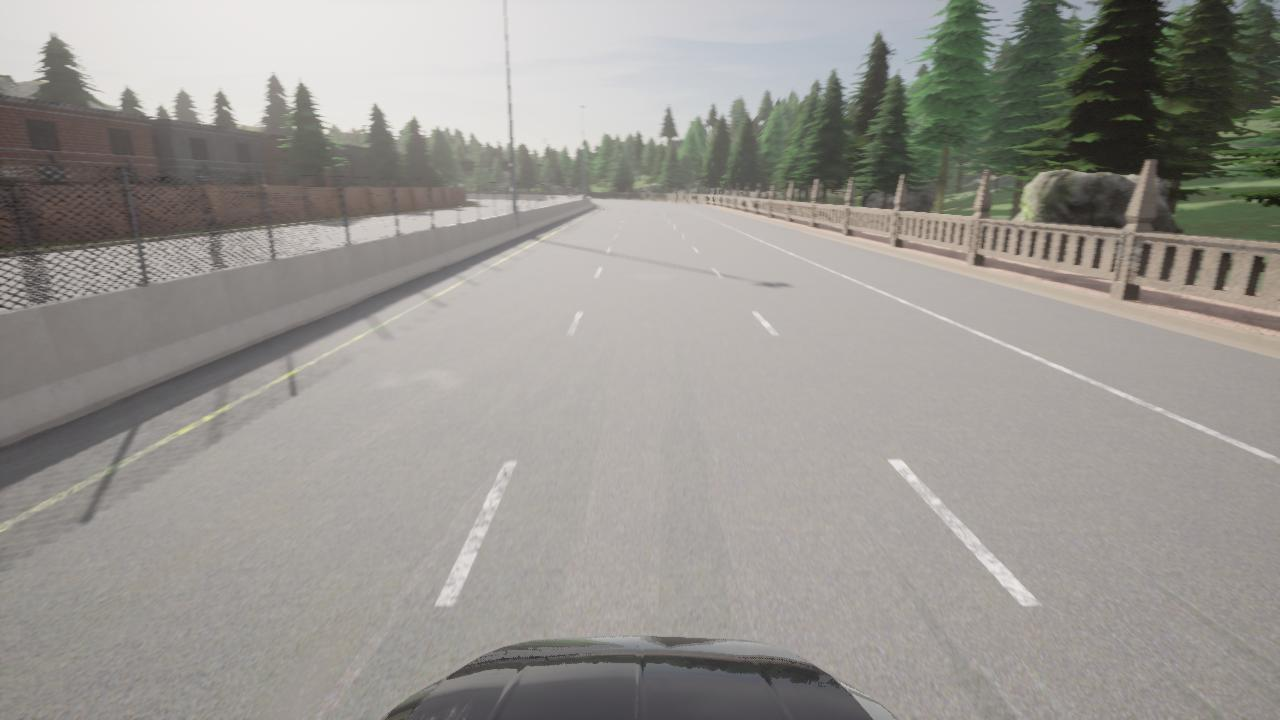
#> input picture Default/clips/keep_left/0/0001.jpg, 1280 x 720 px, found by its file name
$ python perspective_transform.py
#> lines starting #> are read from the running program, lines starting #| are printed output that depends on the picture
import cv2
import numpy as np
import os
img = cv2.imread(r"E:\dataset\carla\Town05_Opt\Default\clips\normal\9\0001.jpg")
#> img is the input picture: shape (720, 1280, 3); mean B, G, R 145.6, 150.4, 153.1
Y, X = img.shape[:2]
#> Y = 720; X = 1280
print(X, Y)
#| 1280 720
list_pst = []


def on_EVENT_LBUTTONDOWN(event, x, y, flags, param):
    list_xy = []
    if event == cv2.EVENT_LBUTTONDOWN:
        xy = "%d,%d" % (x, y)
        list_xy.append(x)
        list_xy.append(y)
        print(list_xy)
        cv2.circle(img, (x, y), 1, (255, 0, 0), thickness=-1)
        cv2.putText(img, xy, (x, y), cv2.FONT_HERSHEY_PLAIN,
                    1.0, (255, 255, 0), thickness=1)
        cv2.imshow("original_img", img)
        list_pst.append(list_xy)
        if (len(list_pst) == 4):
            # 原图中书本的四个角点(左上、右上、左下、右下),与变换后矩阵位置
            pts1 = np.float32(list_pst)
            pts2 = np.float32([[X / 2 - 100, 0], [X / 2 + 100, 0], [X / 2 - 100, Y], [X / 2 + 100, Y]])

            # 生成透视变换矩阵；进行透视变换
            M = cv2.getPerspectiveTransform(pts1, pts2)
            print(M)
            dst = cv2.warpPerspective(img, M, (X, Y))

            cv2.imshow("result", dst)


# [9 lines of commented-out code are left out]
img_paths=r'E:\dataset\carla\Town05_Opt\Default\clips\keep_left\0'
M = np.array([[-7.66999702e-01, -3.41318360e+00, 1.13166696e+03],
     [5.84161617e-15, -4.04335921e+00, 8.65278870e+02],
     [-3.80473646e-07, -5.33460665e-03, 1.00000000e+00]])
for i in os.listdir(img_paths):
    img_path=os.path.join(img_paths,i)
    img=cv2.imread(img_path)
    dst = cv2.warpPerspective(img, M, (X, Y))
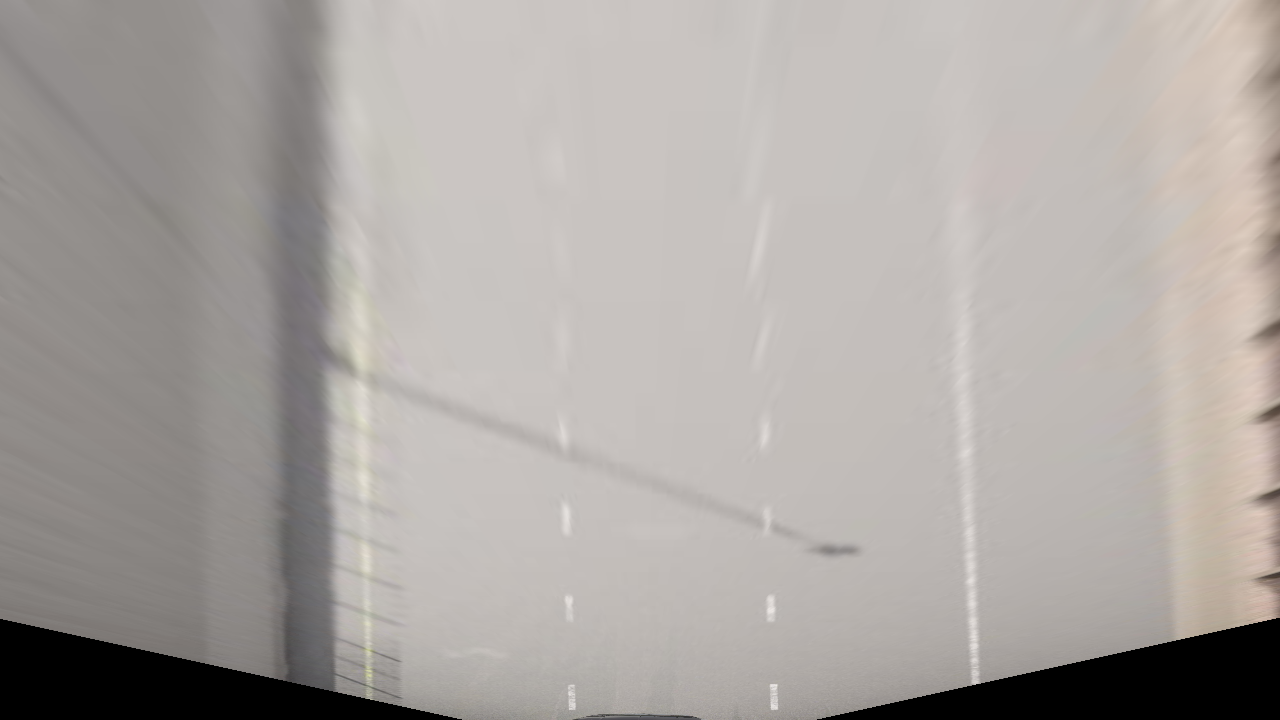
#> dst: shape (720, 1280, 3); mean B, G, R 162.4, 166, 171.1
    cv2.imshow("result"+i, dst)
    cv2.waitKey(1000)
    cv2.destroyAllWindows()
#> pass 2 of the loop `for i in os.listdir(img_paths):`:
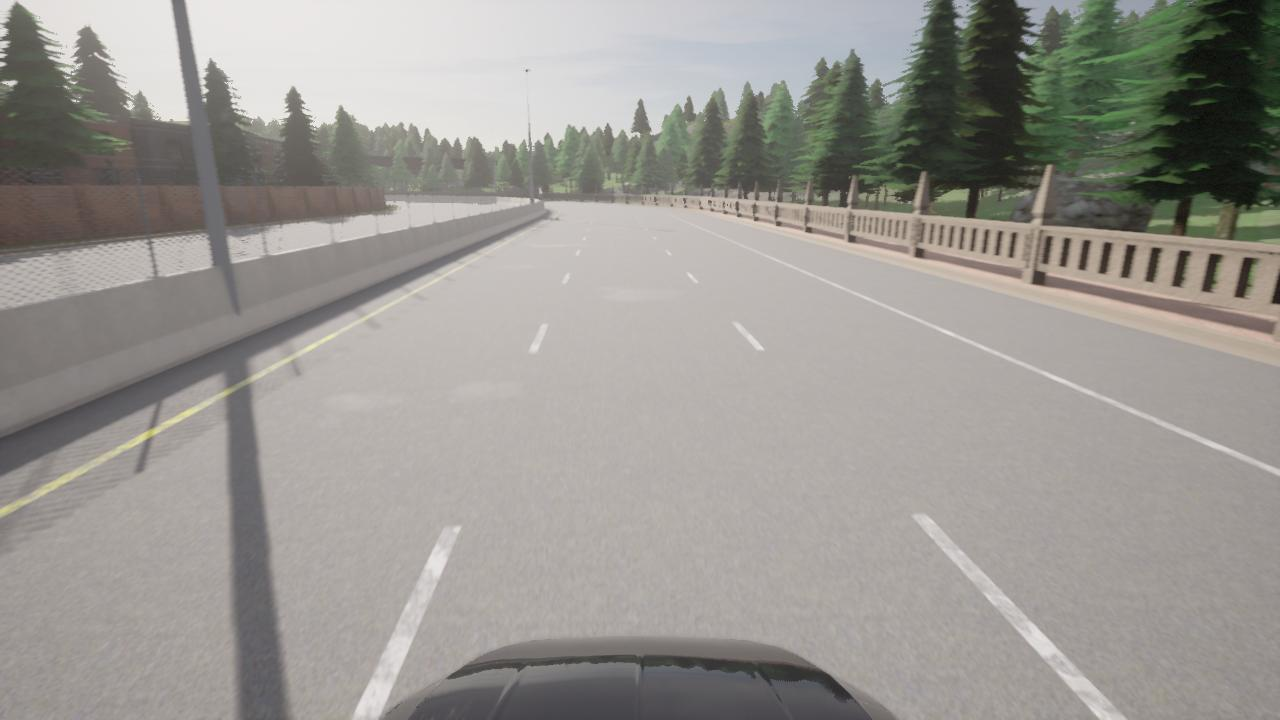
#> input picture Default/clips/keep_left/0/0024.jpg, 1280 x 720 px, found by its file name
#> img is the input picture: shape (720, 1280, 3); mean B, G, R 146, 151, 153.7
#> `dst = cv2.warpPerspective(img, M, (X, Y))`:
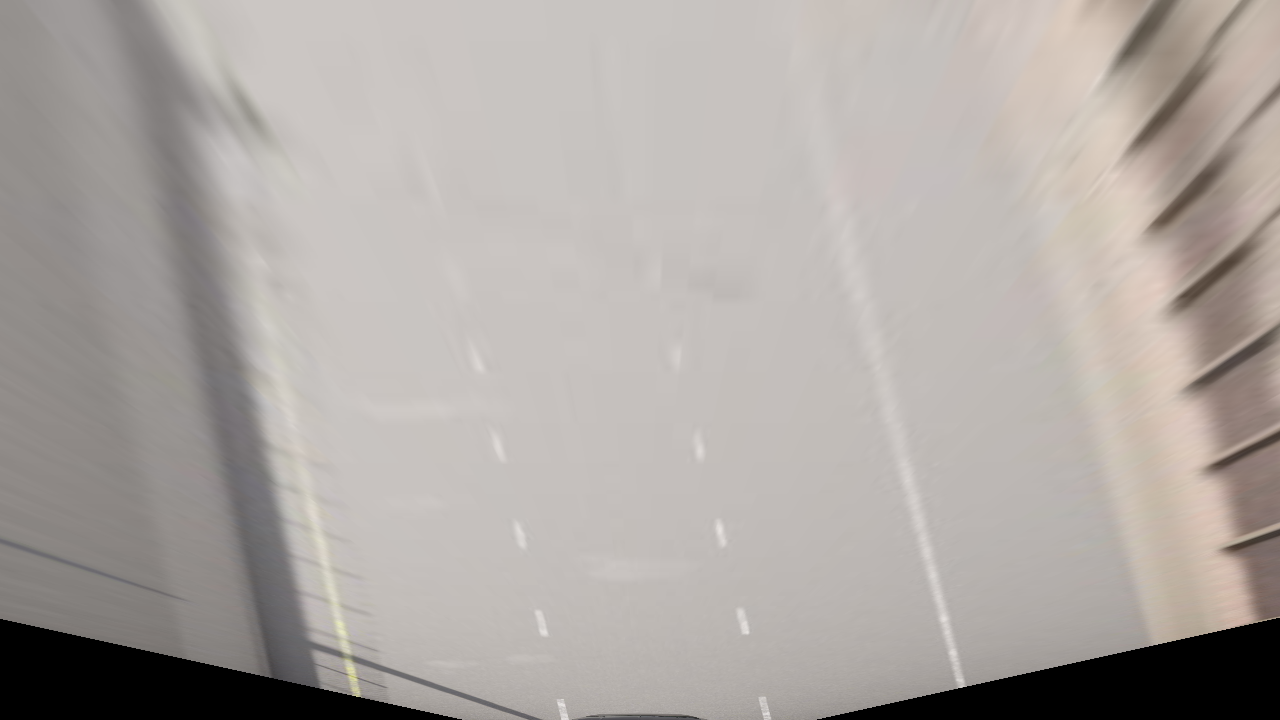
#> dst: shape (720, 1280, 3); mean B, G, R 162.9, 167, 172.9
#> pass 3 of the loop `for i in os.listdir(img_paths):`:
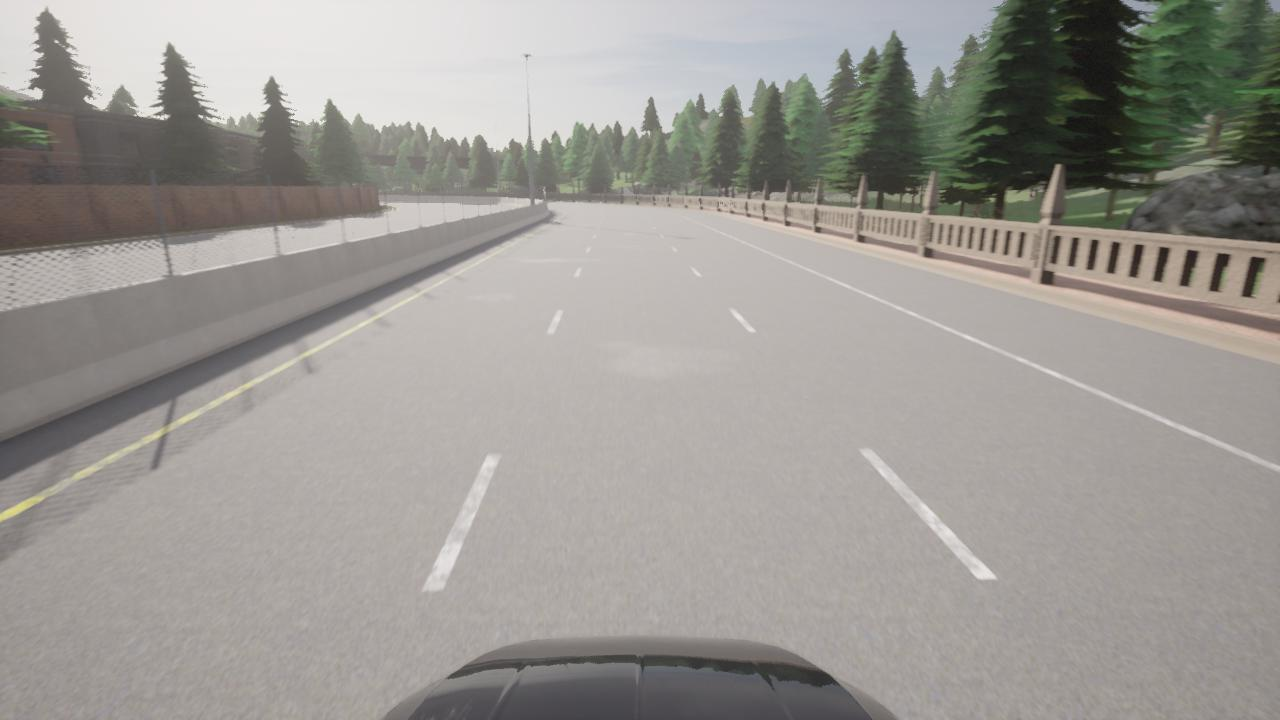
#> input picture Default/clips/keep_left/0/0030.jpg, 1280 x 720 px, found by its file name
#> img is the input picture: shape (720, 1280, 3); mean B, G, R 147.8, 152.7, 155.8
#> `dst = cv2.warpPerspective(img, M, (X, Y))`:
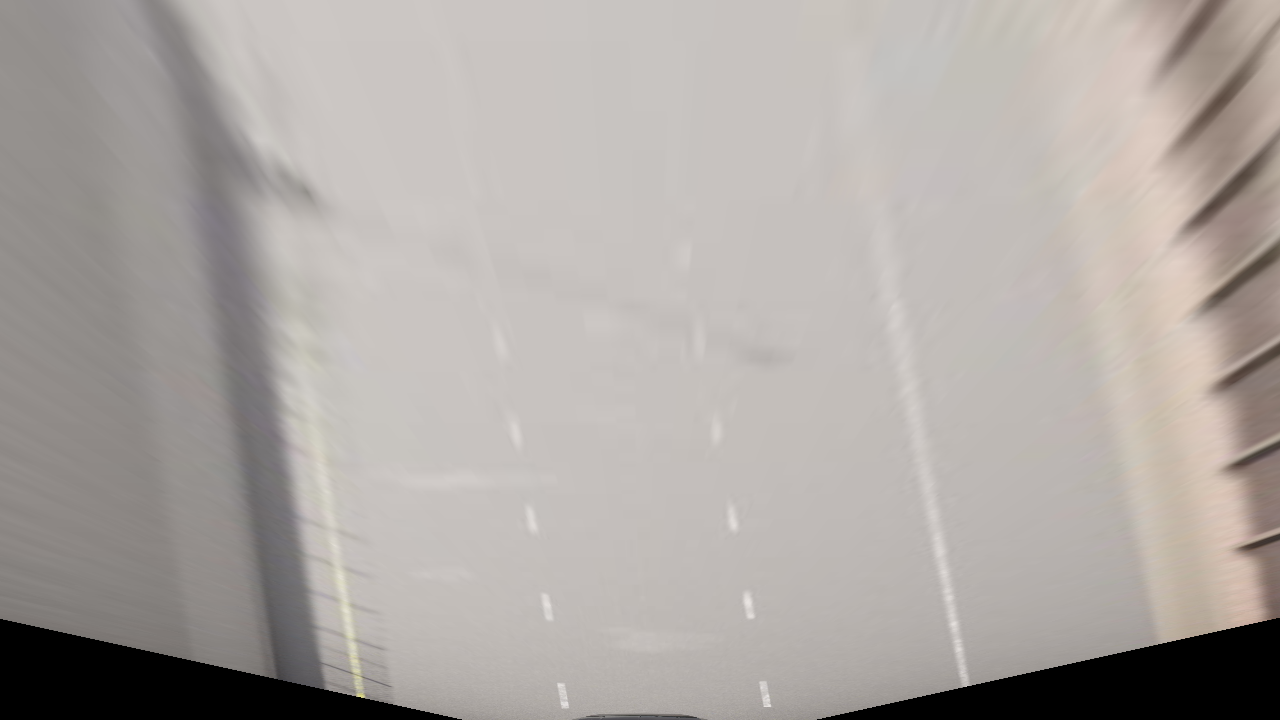
#> dst: shape (720, 1280, 3); mean B, G, R 163.1, 167, 172.8
